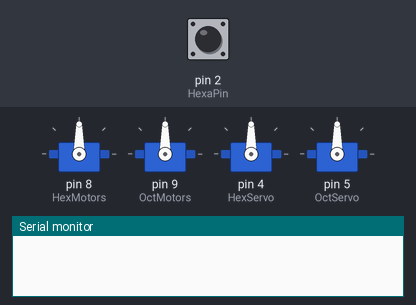
A sketch run on a simulated Arduino Uno, built with avr-gcc and run on an emulated ATmega328P. Parts: 4 × servo, the last lines printed to the serial monitor. Inputs (shaded band) come from the test bench; at power-on: pin 2 (HexaPin) LOW.

Above: at 0.1 s.
At 1.2 s:
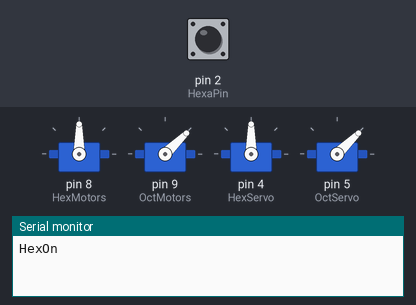
1.3 s: pin 2 (HexaPin) pulsed HIGH 2 times (0.12 s each, 0.3 s apart)
At 2.6 s:
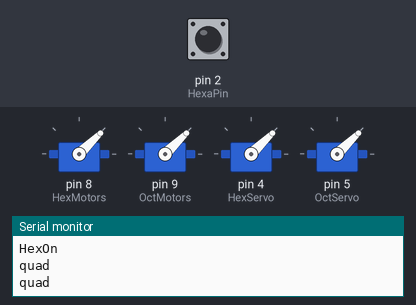
Timing chart, 0 to 4.3 s (numbered marks = the images above; inputs shaded):
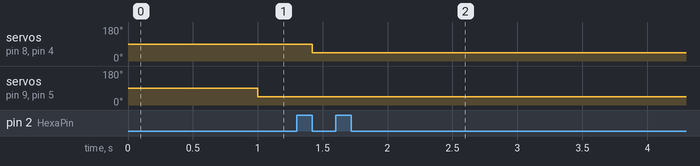

The sketch:

_1.ino
```cpp
#include <Servo.h>
int q=0;
const int throttlepin = 7; //input
const int HexMotors = 8;
const int OctMotors = 9;
const int HexaPin = 2;  //input
const int OctaPin = 3;  //input
const int HexServo =4;
const int OctServo =5;

unsigned long ThrottleSig;
unsigned long HexaSignal;
unsigned long OctaSignal;
unsigned long ModeSampleTime;

Servo HexM;
Servo OctM;
Servo HexS;
Servo OctS;

char Mode = 'q';

void setup()
{
  Serial.begin(9600);
  pinMode(throttlepin, INPUT);
  pinMode(HexaPin, INPUT);
  pinMode(OctaPin, INPUT);
  HexM.attach(HexMotors);
  OctM.attach(OctMotors);
  HexS.attach(HexServo);
  OctS.attach(OctServo);
}

void loop()
{
  //if(micros()-ModeSampleTime>1000000)
  //{ModeSampleTime=micros();
HexaSignal = pulseIn(HexaPin, HIGH);
if(HexaSignal<1200){Mode = 'h';OctS.writeMicroseconds(1000);OctM.writeMicroseconds(1000);Serial.println("HexOn");q=1;}
if(HexaSignal>1400 && HexaSignal<1600){Mode = 'a';HexS.writeMicroseconds(2000);HexM.writeMicroseconds(1000);OctS.writeMicroseconds(1000);OctM.writeMicroseconds(1000);Serial.println("HexOff");}
if(HexaSignal>1800){Mode = 'q';HexM.writeMicroseconds(1000);OctM.writeMicroseconds(1000);HexS.writeMicroseconds(1000);OctS.writeMicroseconds(1000);Serial.println("quad");}
}
```

Measured:
- after the input at 1.3 s, servo on pin 8 (HexMotors), servo on pin 4 (HexServo): 90° → 44° after 0.12 s
